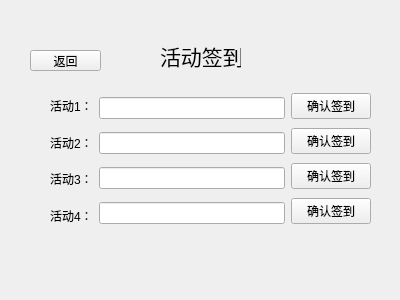
<?xml version="1.0" encoding="UTF-8"?>
<ui version="4.0">
 <class>TeaClubComi</class>
 <widget class="QWidget" name="TeaClubComi">
  <property name="geometry">
   <rect>
    <x>0</x>
    <y>0</y>
    <width>400</width>
    <height>300</height>
   </rect>
  </property>
  <property name="windowTitle">
   <string>Form</string>
  </property>
  <widget class="QLabel" name="mainLabel">
   <property name="geometry">
    <rect>
     <x>160</x>
     <y>40</y>
     <width>81</width>
     <height>31</height>
    </rect>
   </property>
   <property name="text">
    <string>&lt;html&gt;&lt;head/&gt;&lt;body&gt;&lt;p align=&quot;center&quot;&gt;&lt;span style=&quot; font-size:16pt;&quot;&gt;活动签到&lt;/span&gt;&lt;/p&gt;&lt;/body&gt;&lt;/html&gt;</string>
   </property>
  </widget>
  <widget class="QPushButton" name="exitButton">
   <property name="geometry">
    <rect>
     <x>30</x>
     <y>50</y>
     <width>71</width>
     <height>21</height>
    </rect>
   </property>
   <property name="text">
    <string>返回</string>
   </property>
  </widget>
  <widget class="QWidget" name="">
   <property name="geometry">
    <rect>
     <x>50</x>
     <y>90</y>
     <width>321</width>
     <height>141</height>
    </rect>
   </property>
   <layout class="QHBoxLayout" name="horizontalLayout">
    <item>
     <layout class="QVBoxLayout" name="verticalLayout">
      <item>
       <widget class="QLabel" name="actLabel1">
        <property name="text">
         <string>活动1：</string>
        </property>
       </widget>
      </item>
      <item>
       <widget class="QLabel" name="actLabel2">
        <property name="text">
         <string>活动2：</string>
        </property>
       </widget>
      </item>
      <item>
       <widget class="QLabel" name="actLabel3">
        <property name="text">
         <string>活动3：</string>
        </property>
       </widget>
      </item>
      <item>
       <widget class="QLabel" name="actLabel4">
        <property name="text">
         <string>活动4：</string>
        </property>
       </widget>
      </item>
     </layout>
    </item>
    <item>
     <layout class="QVBoxLayout" name="verticalLayout_2">
      <item>
       <widget class="QLineEdit" name="actLineEdit1">
        <property name="readOnly">
         <bool>true</bool>
        </property>
       </widget>
      </item>
      <item>
       <widget class="QLineEdit" name="actLineEdit2">
        <property name="readOnly">
         <bool>true</bool>
        </property>
       </widget>
      </item>
      <item>
       <widget class="QLineEdit" name="actLineEdit3">
        <property name="readOnly">
         <bool>true</bool>
        </property>
       </widget>
      </item>
      <item>
       <widget class="QLineEdit" name="actLineEdit4">
        <property name="readOnly">
         <bool>true</bool>
        </property>
       </widget>
      </item>
     </layout>
    </item>
    <item>
     <layout class="QVBoxLayout" name="verticalLayout_3">
      <item>
       <widget class="QPushButton" name="commitButton1">
        <property name="text">
         <string>确认签到</string>
        </property>
       </widget>
      </item>
      <item>
       <widget class="QPushButton" name="commitButton2">
        <property name="text">
         <string>确认签到</string>
        </property>
       </widget>
      </item>
      <item>
       <widget class="QPushButton" name="commitButton3">
        <property name="text">
         <string>确认签到</string>
        </property>
       </widget>
      </item>
      <item>
       <widget class="QPushButton" name="commitButton4">
        <property name="text">
         <string>确认签到</string>
        </property>
       </widget>
      </item>
     </layout>
    </item>
   </layout>
  </widget>
 </widget>
 <resources/>
 <connections/>
</ui>
